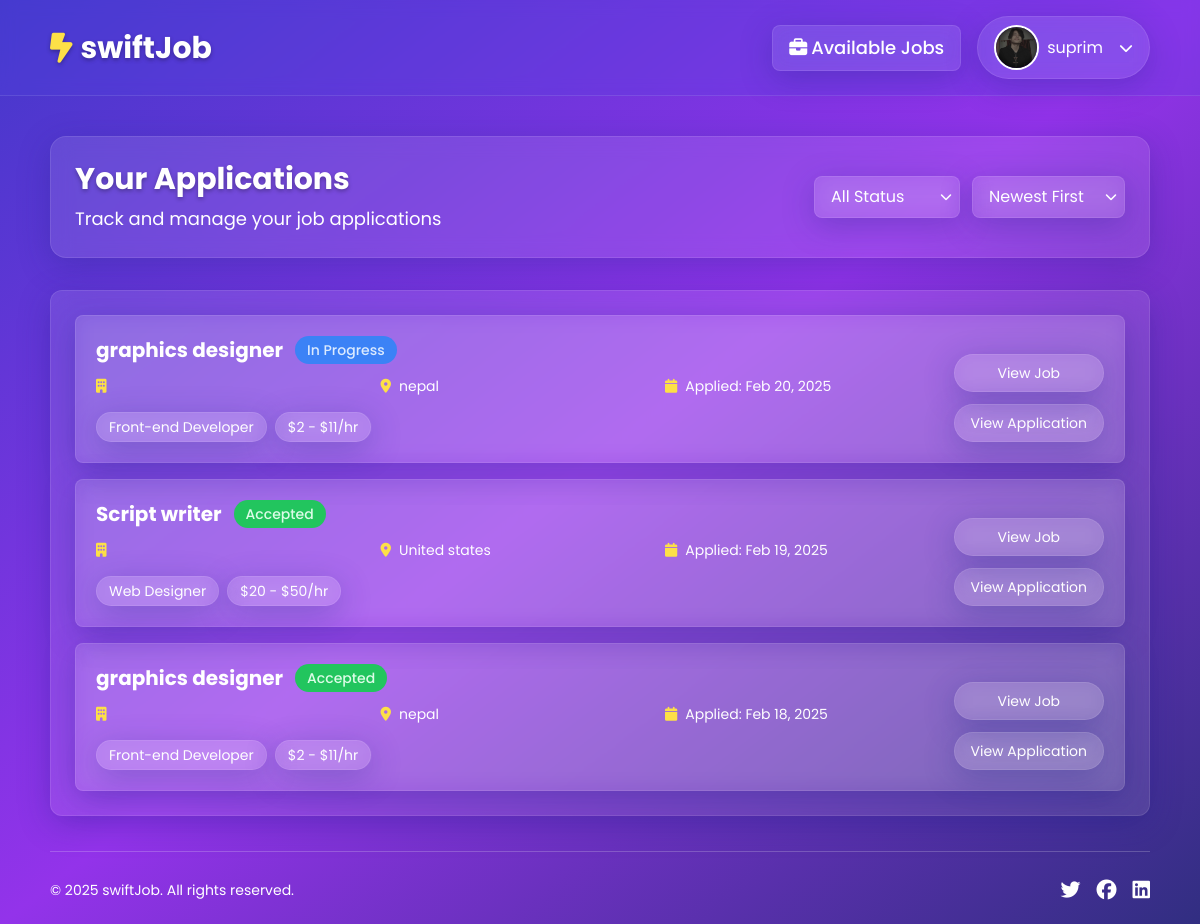
The page /application/recent-applications-all/ (signed in) on the database as committed earlier.
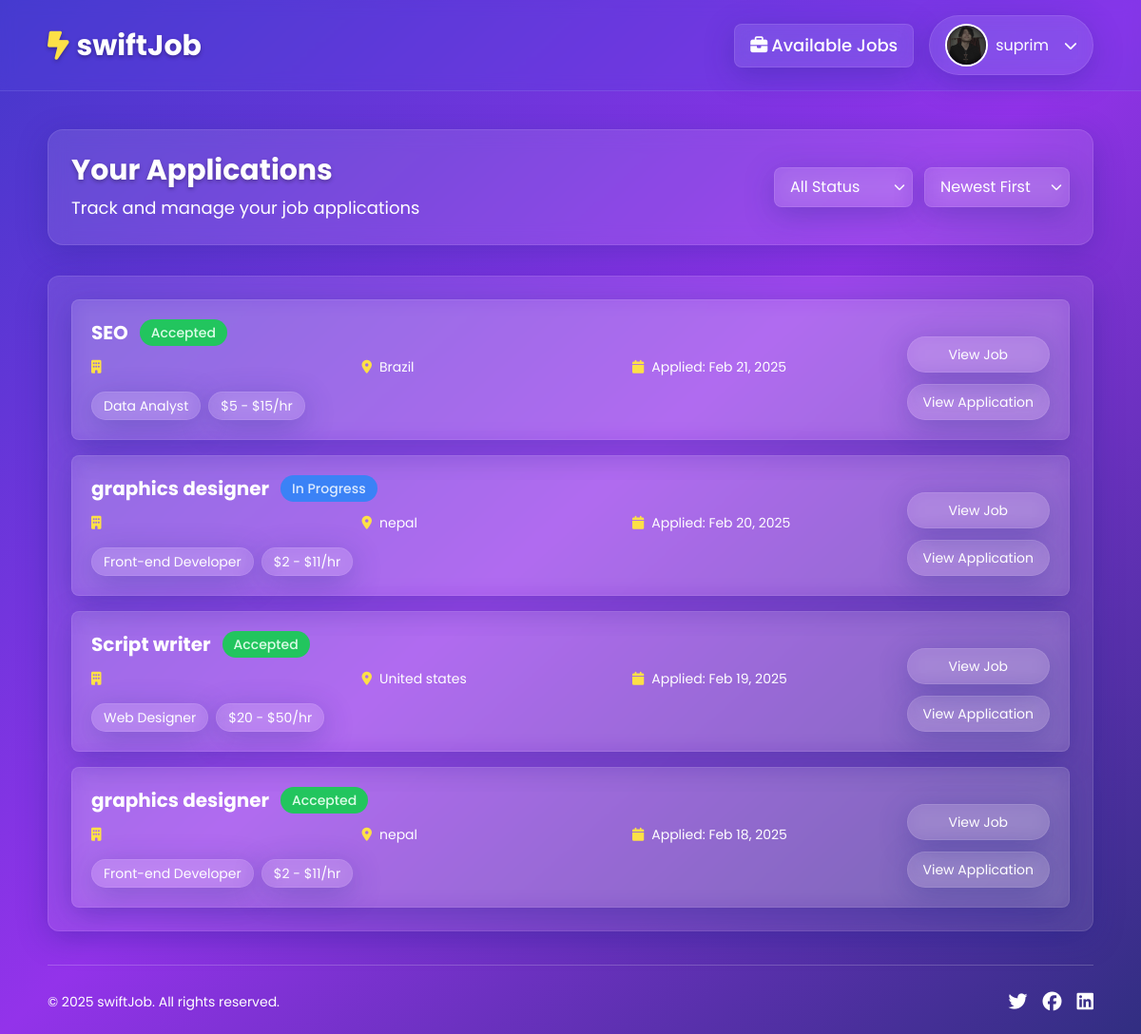
The same page on the database as committed later.
### application/models.py (models this page shows, shortened)
class Apply(models.Model):
    STATUS_CHOICES = [
        ('in_progress', 'In Progress'),
        ('accepted', 'Accepted'),
        ('rejected', 'Rejected')
    ]
    job = models.ForeignKey(JobCreation, on_delete=models.CASCADE)
    applicant = models.ForeignKey(User,on_delete=models.CASCADE)
    cover_letter = models.TextField()
    resume = models.FileField(upload_to='resume/',null=True,blank=True)
    date_applied = models.DateTimeField(auto_now_add=True)
    status = models.CharField(max_length=20, choices=STATUS_CHOICES, default='in_progress')

### job/models.py (models this page shows, shortened)
class JobCreation(models.Model):
    job_creator = models.ForeignKey(User, on_delete=models.CASCADE)
    job_title = models.CharField(max_length=200)
    category = models.ForeignKey(Category, on_delete=models.CASCADE)
    job_description = models.TextField()
    min_price = models.IntegerField(validators=[MinValueValidator(0)],default=0)
    max_price = models.IntegerField(validators=[MinValueValidator(0)])
    min_time = models.IntegerField(validators=[MinValueValidator(0)])
    max_time = models.IntegerField(validators=[MinValueValidator(0)])
    location = models.CharField(max_length=50,null=True,blank=True)
    required_skills = models.ManyToManyField(Skill)
    experience = models.ForeignKey(Experience, on_delete=models.SET_NULL,null=True,blank=True)
    created_at = models.DateTimeField(auto_now_add=True)
    slug = models.SlugField(unique=True,null=True,blank=True)

class Category(models.Model):
    name = models.CharField(max_length=50)
    slug = models.SlugField(unique=True, max_length=200, null=True, blank=True)

### application/views.py (the view)
# urls.py: path('recent-applications-all/',views.recent_applications,name='recent-applications-all')
@login_required
def recent_applications(request):
    status = request.GET.get('status', '')
    order = request.GET.get('order', '')
    applications = Apply.objects.filter(applicant=request.user).order_by('-date_applied')
    if status and status != 'all':
        applications =  applications.filter(status=status)
    if order == 'newest':
        applications = applications.all().order_by('-date_applied')
    elif order == 'oldest':
        applications = applications.all().order_by('date_applied')
    else:
        order = 'newest'
    context = {
        'applications':applications,
        'status':status,
        'order':order
    }
    return render(request,'application/recent_applications.html',context)

### application/templates/application/recent_applications.html (shortened to what the changed rows need)
{% extends 'base.html' %}
{% load static %}
{% block content %}
<div class="text-white">
    <div class="glass-effect p-6 xs-p-4 rounded-2xl mb-8 xs-mb-5">
        <div class="flex flex-col md:flex-row justify-between items-center gap-4">
            <div>
                <h1 class="text-3xl xs-text-2xl font-bold mb-2 text-shadow">Your Applications</h1>
            </div>
        </div>
    </div>
    <div class="glass-effect p-6 xs-p-4 rounded-xl">
        {% if applications %}
            <div class="space-y-4">
                {% for application in applications %}
                <div class="glass-effect p-5 xs-p-4 rounded-lg hover-scale transition-all duration-300">
                    <div class="flex flex-col lg:flex-row justify-between gap-4">
                        <div class="flex-grow">
                            <div class="flex flex-col md:flex-row md:items-center gap-3 mb-3">
                                <h3 class="font-bold text-xl xs-text-lg">{{ application.job.job_title }}</h3>
                                {% if application.status == 'pending' %}
                                    <span class="bg-yellow-500 text-yellow-900 py-1 px-3 rounded-full text-sm xs-text-xs font-medium w-fit">Pending</span>
                                {% elif application.status == 'in_progress' %}
                                    <span class="bg-blue-500 text-blue-100 py-1 px-3 rounded-full text-sm xs-text-xs font-medium">In Progress</span>
                                {% elif application.status == 'accepted' %}
                                    <span class="bg-green-500 text-green-100 py-1 px-3 rounded-full text-sm xs-text-xs font-medium w-fit">Accepted</span>
                                {% elif application.status == 'rejected' %}
                                    <span class="bg-red-500 text-red-100 py-1 px-3 rounded-full text-sm xs-text-xs font-medium w-fit">Rejected</span>
                                {% endif %}
                            </div>
                            <div class="grid grid-cols-1 md:grid-cols-2 lg:grid-cols-3 gap-3 mb-4">
                                <div class="flex items-center gap-2 text-sm xs-text-xs">
                                    <i class="fa-solid fa-building text-yellow-300"></i>
                                </div>
                                <div class="flex items-center gap-2 text-sm xs-text-xs">
                                    <i class="fa-solid fa-location-dot text-yellow-300"></i>
                                    <span>{{ application.job.location }}</span>
                                </div>
                                <div class="flex items-center gap-2 text-sm xs-text-xs">
                                    <i class="fa-solid fa-calendar text-yellow-300"></i>
                                    <span>Applied: {{ application.date_applied|date:"M d, Y" }}</span>
                                </div>
                            </div>
                            <div class="flex flex-wrap gap-2">
                                <span class="glass-effect px-3 py-1 rounded-full text-sm xs-text-xs">{{ application.job.category.name }}</span>
                                <span class="glass-effect px-3 py-1 rounded-full text-sm xs-text-xs">${{ application.job.min_price|default:'' }} - ${{application.job.max_price}}/hr</span>
                            </div>
                        </div>
                        <div class="flex flex-row lg:flex-col gap-3 justify-end">
                            <a href="" class="glass-effect py-2 px-4 rounded-full text-sm xs-text-xs hover:bg-white hover:text-indigo-700 transition-all duration-300 text-center">
                                View Job
                            </a>
                            <a href="#" class="glass-effect py-2 px-4 rounded-full text-sm xs-text-xs hover:bg-white hover:text-indigo-700 transition-all duration-300 text-center">
                                View Application
                            </a>
                        </div>
                    </div>
                </div>
                {% endfor %}
            </div>
        {% endif %}
    </div>
</div>
{% endblock content %}

Rows that differ between the two databases and show on the page:
added Apply: job.job_title "SEO", status "Accepted", job.location "Brazil", date_applied "Feb 21, 2025", job.category.name "Data Analyst", job.min_price "5", job.max_price "15"
